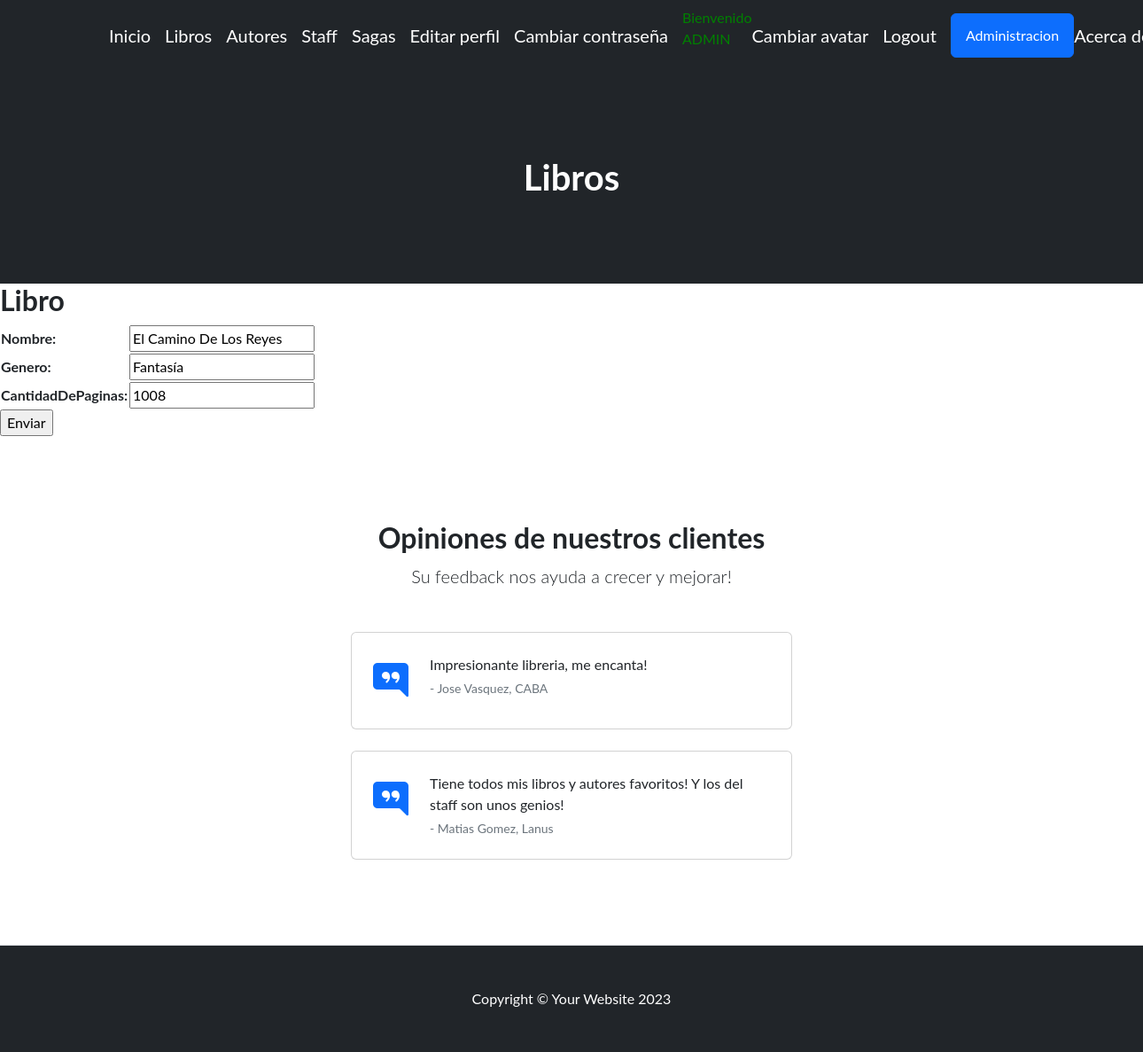
The page /miaplicacion/update_libros/1/ (signed in) on the database its author committed.
### miaplicacion/models.py (models this page shows, shortened)
class Libros(models.Model):
    nombre = models.CharField(max_length=50)
    genero = models.CharField(max_length=50)
    cantidadDePaginas = models.IntegerField()

### miaplicacion/views.py (the view)
# urls.py: path('update_libros/<int:pk>/', libroUpdate.as_view(), name="update_libro"),
class libroUpdate(LoginRequiredMixin, UpdateView):
    model = Libros
    fields = ['nombre', 'genero', 'cantidadDePaginas']
    success_url = reverse_lazy('Libros')

### miaplicacion/templates/miaplicacion/libros_form.html (shortened to what this page needs)
{% extends 'miaplicacion/base.html' %}
{% load static %}
{% block cabecera %}Libros{% endblock cabecera %}
{% block contenido %}
    <h2>Libro</h2>
    <form action="" method="POST">
        <table>
            {{ form.as_table }}
        </table>
        <input type="submit" value="Enviar">
    </form>
{% endblock contenido %}

### miaplicacion/templates/miaplicacion/base.html (shortened to what this page needs)
<!DOCTYPE html>
<html lang="en">
    <head>
        {% load static %}
        <link href="https://cdn.jsdelivr.net/npm/bootstrap-icons@1.4.1/font/bootstrap-icons.css" rel="stylesheet" />
        <link rel="stylesheet" href="https://cdnjs.cloudflare.com/ajax/libs/font-awesome/6.4.0/css/all.min.css">
        <link href="{% static 'miaplicacion/css/styles.css' %}" rel="stylesheet" />
    </head>
    <body>
        <nav class="navbar navbar-expand-lg navbar-dark bg-dark">
            <div class="container px-5">
                <a class="navbar-brand" href="{% url 'Inicio' %}">Inicio</a>
                {% if user.is_authenticated %}
                    <a class="navbar-brand" href="{% url 'Libros' %}">Libros</a>
                    <a class="navbar-brand" href="{% url 'Autores' %}">Autores</a>
                    <a class="navbar-brand" href="{% url 'Staff' %}">Staff</a>
                    <a class="navbar-brand" href="{% url 'Sagas' %}">Sagas</a>
                    <a class="navbar-brand" href="{% url 'editar_perfil' %}">Editar perfil</a>
                    <a class="navbar-brand" href="{% url 'editar_password' %}">Cambiar contraseña</a>
                    <p style="color:green">Bienvenido {{user.username|upper}}
                    <a class="navbar-brand" href="{% url 'agregar_avatar' %}">Cambiar avatar</a>
                    <a class="navbar-brand" href="{% url 'logout' %}">Logout</a>
                    <a class="btn btn-primary" href="{% url 'admin:index' %}">Administracion</a>
                {% else %}
                    <a class="btn btn-info" href="{% url 'login' %}">Login</a>
                    <a class="btn btn-info" href="{% url 'register' %}">Registrarse</a>
                {% endif %}
                <a class="navbar-brand" href="{% url 'acerca_de_mi' %}">Acerca de mi</a>
            </div>
        </nav>
        <header class="bg-dark py-5">
            <div class="container px-5">
                <div class="row gx-5 justify-content-center">
                    <div class="col-lg-6">
                        <div class="text-center my-5">
                            <h1 class="mb-5" style="color:white">
                                {% block cabecera %}{% endblock cabecera %}
                            </h1>
                        </div>
                    </div>
                </div>
            </div>
        </header>
        {% block contenido %}
        {% endblock contenido %}
        <section class="py-5 border-bottom">
            <div class="container px-5 my-5 px-5">
                <div class="text-center mb-5">
                    <h2 class="fw-bolder">Opiniones de nuestros clientes</h2>
                    <p class="lead mb-0">Su feedback nos ayuda a crecer y mejorar!</p>
                </div>
                <div class="row gx-5 justify-content-center">
                    <div class="col-lg-6">
                        <div class="card mb-4">
                            <div class="card-body p-4">
                                <div class="d-flex">
                                    <div class="flex-shrink-0"><i class="bi bi-chat-right-quote-fill text-primary fs-1"></i></div>
                                    <div class="ms-4">
                                        <p class="mb-1">Impresionante libreria, me encanta!</p>
                                        <div class="small text-muted">- Jose Vasquez, CABA</div>
                                    </div>
                                </div>
                            </div>
                        </div>
                        <div class="card">
                            <div class="card-body p-4">
                                <div class="d-flex">
                                    <div class="flex-shrink-0"><i class="bi bi-chat-right-quote-fill text-primary fs-1"></i></div>
                                    <div class="ms-4">
                                        <p class="mb-1">Tiene todos mis libros y autores favoritos! Y los del staff son unos genios!</p>
                                        <div class="small text-muted">- Matias Gomez, Lanus</div>
                                    </div>
                                </div>
                            </div>
                        </div>
                    </div>
                </div>
            </div>
        </section>
        <footer class="py-5 bg-dark">
            <div class="container px-5"><p class="m-0 text-center text-white">Copyright &copy; Your Website 2023</p></div>
        </footer>
    </body>
</html>

### rows shown on the page
Libros: nombre "El Camino De Los Reyes", genero "Fantasía", cantidadDePaginas "1008"

### other values the page prints
{{ user.username|upper }} "ADMIN"
